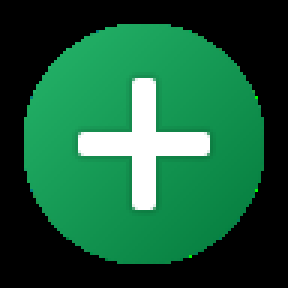
#> input picture img/add.png, 96 x 96 px (shown 3 times larger)
$ python -i tela.py   (imports and definitions only)
#> lines starting #> are read from the running program, lines starting #| are printed output that depends on the picture
from tkinter .ttk import *
from tkinter import *
from tkinter import Tk, ttk
from PIL import Image, ImageTk
from tkinter import messagebox
from datetime import date, datetime
from view import *

hoje = datetime.today()

co0 = "#2e2d2b"
co1 = "#feffff"
co2 = "#4fa882"
co3 = "#38576b"
co4 = "#403d3d"
co5 = "#e06636"
co6 = "#E9A178"


# função de criar novo usuario
# [562 lines left out: functions novo_usuario, ver_usuarios, novo_livro, ver_livros, realizar_emprestimo, ver_livros_emprestados and 2 more, not called in this run]


#funcao para controlar o menu
def control(i):

    #novo usario
    if i == 'novo_usuario':
        for widget in frameDireita.winfo_children():
            widget.destroy()
        #chamando a funcao para criar um novo usuario
        novo_usuario()

    #ver usarios
    if i == 'ver_usuarios':
        for widget in frameDireita.winfo_children():
            widget.destroy()
        #chamando a funcao para ver os usuarios
        ver_usuarios()

    #novo livro
    if i == 'novo_livro':
        for widget in frameDireita.winfo_children():
            widget.destroy()
        #chamando a funcao para ver os usuarios
        novo_livro()

    #ver livros
    if i == 'ver_livro':
        for widget in frameDireita.winfo_children():
            widget.destroy()
        #chamando a funcao para ver os usuarios
        ver_livros()

    #Realizar emprestimo
    if i == 'emprestimo':
        for widget in frameDireita.winfo_children():
            widget.destroy()
        #chamando a funcao emprestimo
        realizar_emprestimo()

    #Ver livros emprestados
    if i == 'ver_livros_emprestado':
        for widget in frameDireita.winfo_children():
            widget.destroy()
        #chamando a funcao emprestimo
        ver_livros_emprestados()

    #retorno do emprestimo
    if i == 'retorno':
        for widget in frameDireita.winfo_children():
            widget.destroy()
        #chamando a funcao de devolucao
        devolucao_emprestimo()

    if i == 'editar_livros':
        for widget in frameDireita.winfo_children():
            widget.destroy()
        #chamando a funcao de editar
        editar_livro()


# tela do menu principal
# [129 lines left out: functions janela_principal, tela_login, not called in this run]


# Executa a tela de login ao iniciar o sistema
# [2 lines not run here, left out]

>>> import cv2
>>> picture = cv2.imread('img/add.png', cv2.IMREAD_GRAYSCALE)
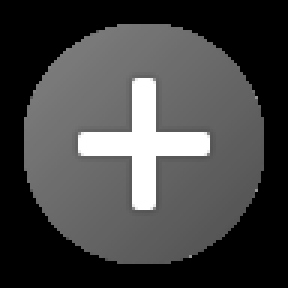
#> picture: shape (96, 96) (shown 3 times larger); min 0, max 255, mean 68.3
#> (the run stopped early here; a loop or call above may not have finished)
